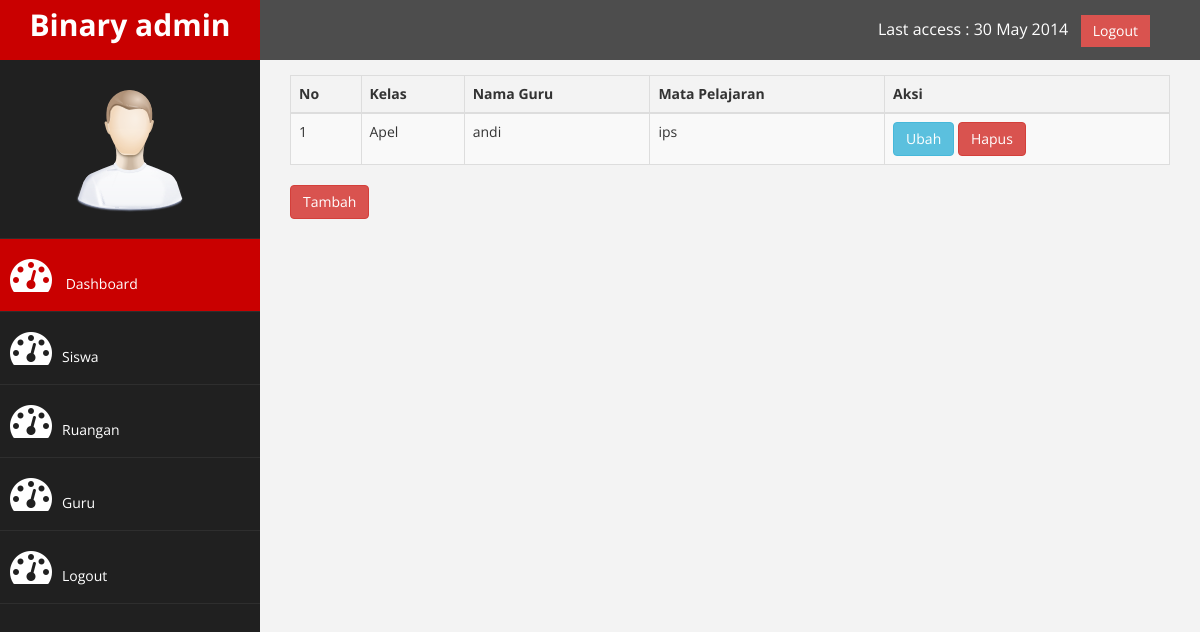
The app's page /index.php?halaman=guru (signed in) with its own data.
### tables this page shows
CREATE TABLE `guru` (
  `id_guru` int(11) NOT NULL,
  `id_ruangan` int(11) NOT NULL,
  `nama_guru` varchar(70) NOT NULL,
  `mata_pelajaran` varchar(80) NOT NULL
);

CREATE TABLE `ruangan` (
  `id_ruangan` int(11) NOT NULL,
  `id_siswa` int(11) NOT NULL,
  `kelas` varchar(70) NOT NULL
);

### guru.php (the view, shortened to what this page needs)
<!DOCTYPE html>
<html lang="en">
<head>
</head>
<body>
	<table class="table table-striped table-bordered table-hover">
		<thead>
			<tr>
			<th>No</th>
            <th>Kelas</th>
            <th>Nama Guru</th>
            <th>Mata Pelajaran</th>
            <th>Aksi</th>
			</tr>
		</thead>
		<?php
		include 'koneksi/koneksi.php';
		$no =1;
		$pilih = mysqli_query($koneksi,"SELECT * FROM guru INNER JOIN ruangan ON guru.id_ruangan=ruangan.id_ruangan");
		while ($tampil =mysqli_fetch_array($pilih)) {
		 ?>
		<tbody>
			<tr>
				<td><?php echo $no++; ?></td>
				<td><?php echo $tampil['kelas']; ?></td>
				<td><?php echo $tampil['nama_guru']; ?></td>
				<td><?php echo $tampil['mata_pelajaran']; ?></td>
				<td>
					<a href="index.php?halaman=ubah_guru&id=<?php echo $tampil['id_guru']; ?>" class="btn btn-info">Ubah</a>
					<a href="index.php?halaman=hapus_guru&id=<?php echo $tampil['id_guru']; ?>" class="btn btn-danger">Hapus</a>
				</td>
			</tr>
		</tbody>
	<?php } ?>
	</table>
	<a href="index.php?halaman=tambah_guru" class="btn btn-danger">Tambah</a>
</body>
</html>

### assets/css/custom.css (style rules this page uses)
body { font-family: 'Open Sans', sans-serif; }

### records on screen
guru: id_ruangan.kelas "Apel", nama_guru "andi", mata_pelajaran "ips"
